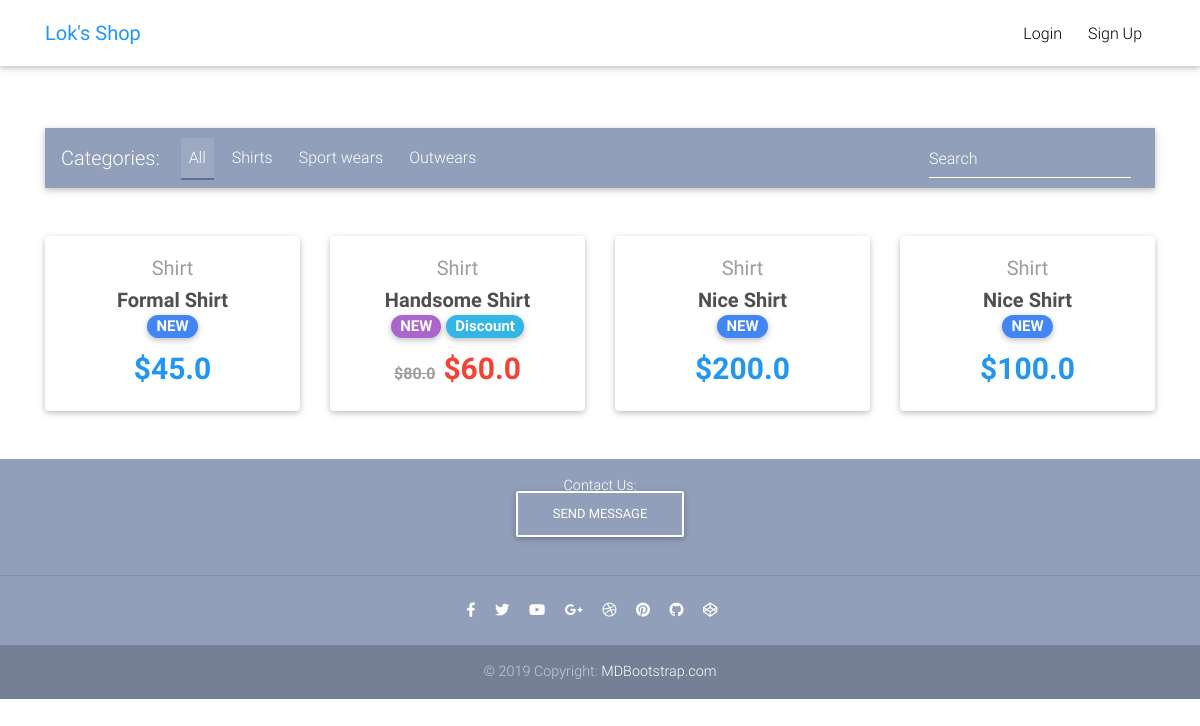
Before: / with the older database file.
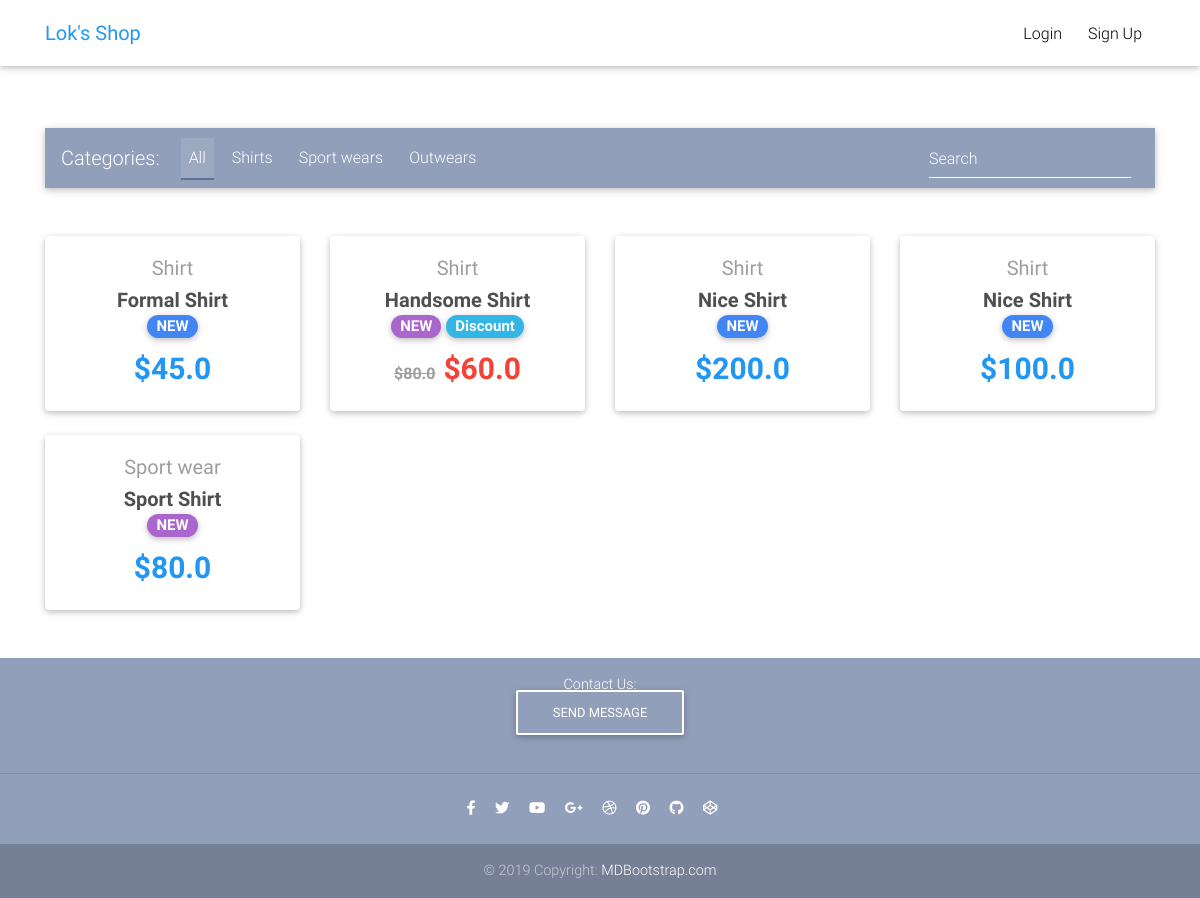
After: the same page with the newer database file.
### core/models.py (models this page shows, shortened)
class Item(models.Model):
    title = models.CharField(max_length = 100)
    price = models.FloatField(default=0)
    discount_price = models.FloatField(blank=True, null = True)
    category = models.CharField(choices=CATEGORY_CHOICES, max_length = 2)
    label = models.CharField(choices=LABEL_CHOICES, max_length = 1)
    slug = models.SlugField(blank = True, null = True, unique = True)
    description = models.TextField()
    def get_absolute_url(self):
        return reverse("core:product", kwargs={
            'slug': self.slug
        })

### core/views.py (the view, shortened to what this page needs)
# urls.py: path('', HomeView.as_view(), name='home'),
class HomeView(ListView):
    model = Item
    paginate_by = 20
    template_name = "home.html"

### templates/home.html (shortened to what this page needs)
{% extends "base.html" %}
{% load static %}
{% block content %}
  <div class="container pt-3">
    <nav class="navbar navbar-expand-lg navbar-dark mdb-color lighten-3 mt-3 mb-5">
      <span class="navbar-brand">Categories:</span>
      <div class="collapse navbar-collapse" id="basicExampleNav">
        <ul class="navbar-nav mr-auto">
          <li class="nav-item category-nav-item active">
            <a class="nav-link" href="#">
              <span class="clearfix d-none d-sm-inline-block"> All </span>
            </a>
          </li>
          <li class="nav-item category-nav-item">
            <a class="nav-link" href="#">
              <span class="clearfix d-none d-sm-inline-block"> Shirts </span>
            </a>
          </li>
          <li class="nav-item category-nav-item">
            <a class="nav-link" href="#">
              <span class="clearfix d-none d-sm-inline-block"> Sport wears </span>
            </a>
          </li>
          <li class="nav-item category-nav-item">
            <a class="nav-link" href="#">
              <span class="clearfix d-none d-sm-inline-block"> Outwears </span>
            </a>
          </li>
        </ul>
        <form class="form-inline">
          <div class="md-form my-0">
            <input class="form-control mr-sm-2" type="text" placeholder="Search" aria-label="Search">
          </div>
        </form>
      </div>
    </nav>
    <section class="text-center mb-4">
      <div class="row wow fadeIn">
        {% for item in object_list %}
        <div class="col-lg-3 col-md-6 mb-4">
          <div class="card">
            <div class="card-body text-center">
              <a href="" class="grey-text">
                <h5>{{ item.get_category_display}}</h5>
              </a>
              <h5>
                <strong>
                  <a href="{{ item.get_absolute_url }}" class="dark-grey-text">{{ item.title }}
                  <br>
                    <span class="badge badge-pill {{ item.get_label_display }}-color">NEW</span>
                    {% if item.discount_price %}
                      <span class="badge badge-pill info-color">Discount</span>
                    {% endif %}
                  </a>
                </strong>
              </h5>
              {% if item.discount_price %}
                <span class="font-weight-bold grey-text mr-1">
                  <del>${{ item.price }}</del>
                </span>
                <span class="font-weight-bold red-text" style="font-size:30px;">
                  ${{ item.discount_price }}
                </span>
              {% else %}
                <span class="font-weight-bold blue-text" style="font-size:30px;">
                  <strong>
                    ${{ item.price }}
                  </strong>
                </span>
              {% endif %}
            </div>
          </div>
        </div>
        {% endfor %}
      </div>
    </section>
  </div>
{% endblock content %}

Changed rows visible on the page:
added Item: category "Sport wear", title "Sport Shirt", price "80.0", label "S" (drawn)
